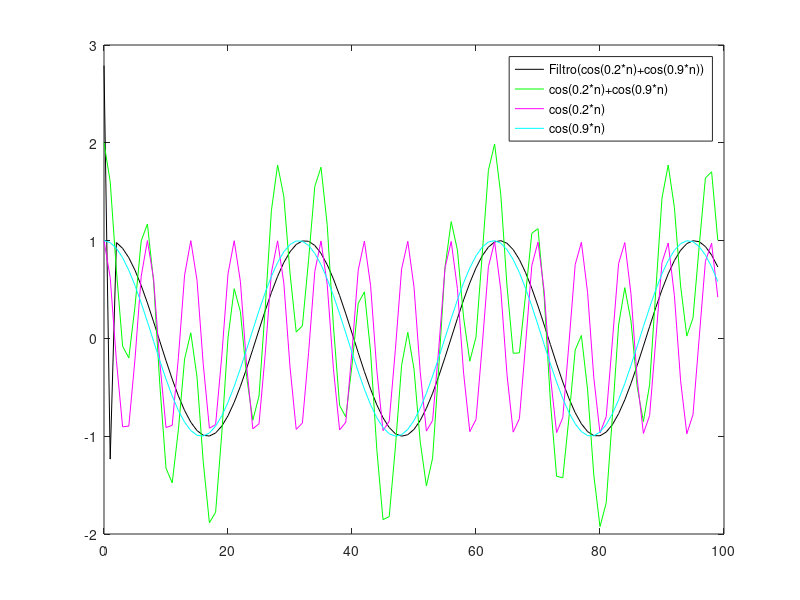

This chart was generated by the following MATLAB code:
clear; close all; clc;
w1 = 0.2;w2 = 0.9;

A = [2*cos(w1) 1 ; 2*cos(w2) 1];
B = [1 ; 0];
X = linsolve(A,B);

b = [X(1) X(2) X(1)];
zi = [0 0];
n = 0:99;
x1 = cos(w1*n);
x2 = cos(w2*n);
y = filter(b, 1, x1+x2, zi);
plot(n,y,'k',n,x1+x2,'g',n,x2,'m',n,x1,'c');
legend('Filtro(cos(0.2*n)+cos(0.9*n))','cos(0.2*n)+cos(0.9*n)','cos(0.2*n)','cos(0.9*n)');